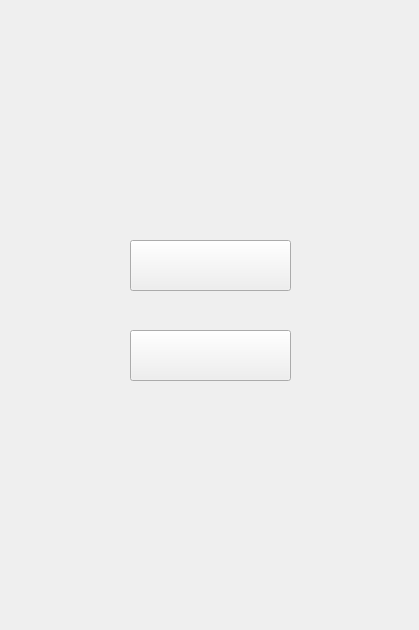
<?xml version="1.0" encoding="UTF-8"?>
<ui version="4.0">
 <class>Widget</class>
 <widget class="QWidget" name="Widget">
  <property name="geometry">
   <rect>
    <x>0</x>
    <y>0</y>
    <width>419</width>
    <height>630</height>
   </rect>
  </property>
  <property name="windowTitle">
   <string>Widget</string>
  </property>
  <widget class="QPushButton" name="Local_btn">
   <property name="geometry">
    <rect>
     <x>130</x>
     <y>240</y>
     <width>161</width>
     <height>51</height>
    </rect>
   </property>
   <property name="styleSheet">
    <string notr="true">border-image: url(:/img/localgame.png);</string>
   </property>
   <property name="text">
    <string/>
   </property>
  </widget>
  <widget class="QLabel" name="Title">
   <property name="geometry">
    <rect>
     <x>40</x>
     <y>60</y>
     <width>341</width>
     <height>71</height>
    </rect>
   </property>
   <property name="styleSheet">
    <string notr="true">border-image: url(:/img/name.png);</string>
   </property>
   <property name="text">
    <string/>
   </property>
   <property name="alignment">
    <set>Qt::AlignCenter</set>
   </property>
  </widget>
  <widget class="QPushButton" name="Ai_btn">
   <property name="geometry">
    <rect>
     <x>130</x>
     <y>330</y>
     <width>161</width>
     <height>51</height>
    </rect>
   </property>
   <property name="styleSheet">
    <string notr="true">border-image: url(:/img/aigame.png);</string>
   </property>
   <property name="text">
    <string/>
   </property>
  </widget>
  <widget class="QLabel" name="background">
   <property name="geometry">
    <rect>
     <x>-12</x>
     <y>-2</y>
     <width>431</width>
     <height>631</height>
    </rect>
   </property>
   <property name="styleSheet">
    <string notr="true">border-image: url(:/img/cover.png);</string>
   </property>
   <property name="text">
    <string/>
   </property>
  </widget>
  <zorder>background</zorder>
  <zorder>Local_btn</zorder>
  <zorder>Title</zorder>
  <zorder>Ai_btn</zorder>
 </widget>
 <resources/>
 <connections/>
</ui>
